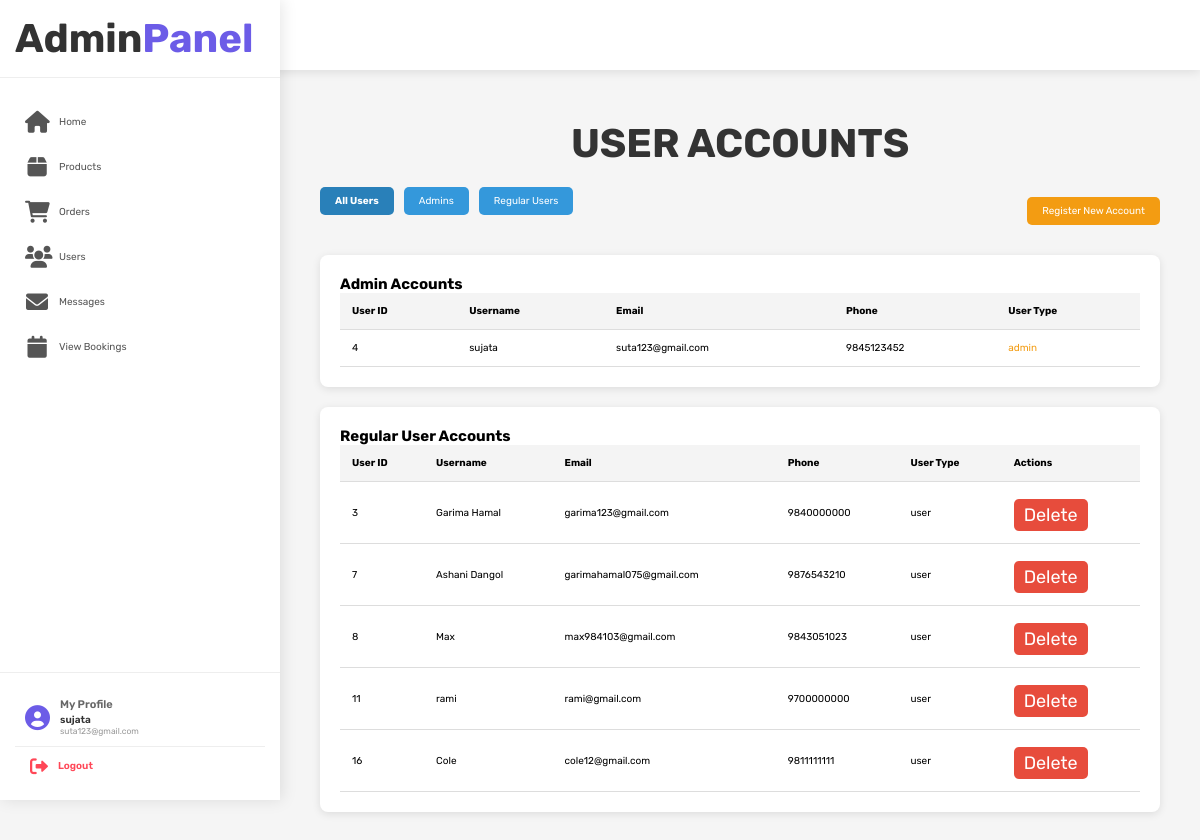
/admin_users.php (signed in), run on the app's committed database.
### tables this page shows
CREATE TABLE `users` (
  `id` int(100) NOT NULL,
  `name` varchar(100) NOT NULL,
  `email` varchar(100) NOT NULL,
  `password` varchar(100) NOT NULL,
  `user_type` varchar(20) NOT NULL DEFAULT 'user',
  `phone` text NOT NULL
);

### admin_users.php (the view, shortened to what this page needs)
<?php
include 'config.php';
$filter = isset($_GET['filter']) ? $_GET['filter'] : '';
$page_title = "User Accounts";
$show_all = true;
?>
<!DOCTYPE html>
<html lang="en">
<head>
    <link rel="stylesheet" href="https://cdnjs.cloudflare.com/ajax/libs/font-awesome/6.0.0/css/all.min.css">
    <link rel="stylesheet" href="css/admin_style.css">
</head>
<body>
<?php include 'admin_header.php'; ?>
<div class="main-content">
<section class="users">
    <h1 class="title"><?php echo $page_title; ?></h1>
    <div class="button-container">
        <div class="filter-buttons">
            <a href="admin_users.php" class="filter-btn <?php echo empty($filter) ? 'active' : ''; ?>">All Users</a>
            <a href="admin_users.php?filter=admin" class="filter-btn <?php echo $filter == 'admin' ? 'active' : ''; ?>">Admins</a>
            <a href="admin_users.php?filter=user" class="filter-btn <?php echo $filter == 'user' ? 'active' : ''; ?>">Regular Users</a>
        </div>
        <a href="register2.php" class="add-product-btn">Register New Account</a>
    </div>
    <?php if ($show_all || $filter == 'admin'): ?>
    <div class="table-container">
        <h2>Admin Accounts</h2>
        <table>
            <thead>
                <tr>
                    <th>User ID</th>
                    <th>Username</th>
                    <th>Email</th>
                    <th>Phone</th>
                    <th>User Type</th>
                </tr>
            </thead>
            <tbody>
                <?php
                $where_clause = $filter == 'admin' ? "WHERE user_type = 'admin'" : "WHERE user_type = 'admin'";
                $select_admins = mysqli_query($conn, "SELECT * FROM `users` $where_clause") or die('Query failed');
                if (mysqli_num_rows($select_admins) > 0) {
                    while ($fetch_admins = mysqli_fetch_assoc($select_admins)) {
                        echo "<tr>
                                <td data-label='User ID'>{$fetch_admins['id']}</td>
                                <td data-label='Username'>{$fetch_admins['name']}</td>
                                <td data-label='Email'>{$fetch_admins['email']}</td>
                                <td data-label='Phone'>{$fetch_admins['phone']}</td>
                                <td data-label='User Type' style='color: var(--orange);'>{$fetch_admins['user_type']}</td>";
                        echo "</tr>";
                    }
                } else {
                    $colspan = $filter == 'admin' ? 6 : 5;
                    echo "<tr><td colspan='$colspan' class='empty'>No admin accounts found!</td></tr>";
                }
                ?>
            </tbody>
        </table>
    </div>
    <?php endif; ?>
    <?php if ($show_all || $filter == 'user'): ?>
    <div class="table-container">
        <h2>Regular User Accounts</h2>
        <table>
            <thead>
                <tr>
                    <th>User ID</th>
                    <th>Username</th>
                    <th>Email</th>
                    <th>Phone</th>
                    <th>User Type</th>
                    <th>Actions</th>
                </tr>
            </thead>
            <tbody>
                <?php
                $where_clause = $filter == 'user' ? "WHERE user_type != 'admin'" : "WHERE user_type != 'admin'";
                $select_users = mysqli_query($conn, "SELECT * FROM `users` $where_clause") or die('Query failed');
                if (mysqli_num_rows($select_users) > 0) {
                    while ($fetch_users = mysqli_fetch_assoc($select_users)) {
                        echo "<tr>
                                <td data-label='User ID'>{$fetch_users['id']}</td>
                                <td data-label='Username'>{$fetch_users['name']}</td>
                                <td data-label='Email'>{$fetch_users['email']}</td>
                                <td data-label='Phone'>{$fetch_users['phone']}</td>
                                <td data-label='User Type'>{$fetch_users['user_type']}</td>
                                <td data-label='Actions'>
                                    <div class='action-buttons'>
                                        <a href='admin_users.php?delete={$fetch_users['id']}' onclick='return confirm(\"Delete this user?\");' class='delete-btn'>Delete</a>
                                    </div>
                                </td>
                              </tr>";
                    }
                } else {
                    echo "<tr><td colspan='6' class='empty'>No user accounts found!</td></tr>";
                }
                ?>
            </tbody>
        </table>
    </div>
    <?php endif; ?>
</section>
</div>
</body>
</html>

### css/admin_style.css (style rules this page uses)
:root { --purple:#8e44ad; --red:#c0392b; --orange:#f39c12; --black:#333; --white:#fff; --light-color:#666; --light-white:#ccc; --light-bg:#f5f5f5; --border:.1rem solid var(--black); --box-shadow:0 .5rem 1rem rgba(0,0,0,.1); }
* { font-family: 'Rubik', sans-serif; margin:0; padding:0; box-sizing: border-box; outline: none; border:none; text-decoration: none; transition:all .2s linear; }
html { font-size: 62.5%; overflow-x: hidden; }
body { background-color: var(--light-bg); }
section { padding:3rem 2rem; }
.title { text-align: center; margin-bottom: 2rem; text-transform: uppercase; color:var(--black); font-size: 4rem; }
.btn, .option-btn, .delete-btn, .white-btn { display: inline-block; margin-top: 1rem; padding:1rem 3rem; cursor: pointer; color:var(--white); font-size: 1.8rem; border-radius: .5rem; text-transform: capitalize; }
.delete-btn { background-color: var(--red); }

### admin_users.php (style rules this page uses)
body { background-color: #f5f5f5; }
.main-content { margin-left: 250px; padding: 20px; }
.table-container { overflow-x: auto; background: #fff; padding: 20px; margin-top: 20px; border-radius: 8px; box-shadow: 0 2px 8px rgba(0,0,0,0.1); }
table { width: 100%; border-collapse: collapse; }
th, td { padding: 12px; text-align: left; border-bottom: 1px solid #ddd; }
th { background: #f4f4f4; font-weight: bold; }
.delete-btn { padding: 5px 10px; border: none; border-radius: 5px; background-color: #e74c3c; text-decoration: none; color: #fff; cursor: pointer; display: inline-block; margin-top: 5px; transition: background 0.3s; }
.filter-buttons { margin-bottom: 20px; display: flex; gap: 10px; }
.filter-btn { padding: 8px 15px; border: none; border-radius: 5px; background: #3498db; color: white; cursor: pointer; text-decoration: none; }
.filter-btn.active { background: #2980b9; font-weight: bold; }
.button-container { display: flex; justify-content: space-between; margin-bottom: 20px; align-items: center; }
.add-product-btn { padding: 8px 15px; background: var(--orange); color: white; border-radius: 5px; text-decoration: none; }

### admin_header.php (style rules this page uses)
body { margin: 0; padding: 0; font-family: 'Poppins', sans-serif; transition: all 0.3s ease; min-height: 100vh; position: relative; }
.main-content { margin-top: 70px; padding: 2rem; transition: all 0.3s ease; min-height: calc(100vh - 70px); }
@media (min-width: 992px) { .main-content { margin-left: 280px; } }

### data on the page
users: id "4", name "sujata", email "suta123@gmail.com", phone "9845123452", user_type "admin"
users: id "3", name "Garima Hamal", email "garima123@gmail.com", phone "9840000000", user_type "user"
users: id "7", name "Ashani Dangol", email "garimahamal075@gmail.com", phone "9876543210", user_type "user"
users: id "8", name "Max", email "max984103@gmail.com", phone "9843051023", user_type "user"
users: id "11", name "rami", email "rami@gmail.com", phone "9700000000", user_type "user"
users: id "16", name "Cole", email "cole12@gmail.com", phone "9811111111", user_type "user"

### other printed values
$_SESSION['admin_name'] "sujata"
$_SESSION['admin_email'] "suta123@gmail.com"
$page_title "USER ACCOUNTS"
